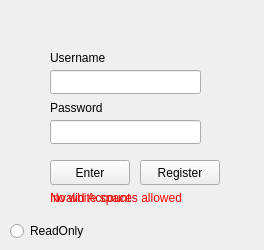
<?xml version="1.0" encoding="UTF-8"?>
<ui version="4.0">
 <class>LoginScreen</class>
 <widget class="QWidget" name="LoginScreen">
  <property name="geometry">
   <rect>
    <x>0</x>
    <y>0</y>
    <width>264</width>
    <height>250</height>
   </rect>
  </property>
  <property name="windowTitle">
   <string>Form</string>
  </property>
  <widget class="QLineEdit" name="lineEdit">
   <property name="geometry">
    <rect>
     <x>50</x>
     <y>70</y>
     <width>151</width>
     <height>24</height>
    </rect>
   </property>
  </widget>
  <widget class="QLineEdit" name="lineEdit_2">
   <property name="geometry">
    <rect>
     <x>50</x>
     <y>120</y>
     <width>151</width>
     <height>24</height>
    </rect>
   </property>
  </widget>
  <widget class="QLabel" name="label">
   <property name="geometry">
    <rect>
     <x>50</x>
     <y>50</y>
     <width>71</width>
     <height>16</height>
    </rect>
   </property>
   <property name="text">
    <string>Username</string>
   </property>
  </widget>
  <widget class="QLabel" name="label_2">
   <property name="geometry">
    <rect>
     <x>50</x>
     <y>100</y>
     <width>61</width>
     <height>16</height>
    </rect>
   </property>
   <property name="text">
    <string>Password</string>
   </property>
  </widget>
  <widget class="QPushButton" name="pushButton">
   <property name="geometry">
    <rect>
     <x>50</x>
     <y>160</y>
     <width>80</width>
     <height>25</height>
    </rect>
   </property>
   <property name="text">
    <string>Enter</string>
   </property>
  </widget>
  <widget class="QLabel" name="label_3">
   <property name="geometry">
    <rect>
     <x>50</x>
     <y>190</y>
     <width>91</width>
     <height>16</height>
    </rect>
   </property>
   <property name="acceptDrops">
    <bool>false</bool>
   </property>
   <property name="text">
    <string>&lt;html&gt;&lt;head/&gt;&lt;body&gt;&lt;p&gt;&lt;span style=&quot; color:#da0000;&quot;&gt;Invalid Account&lt;/span&gt;&lt;/p&gt;&lt;/body&gt;&lt;/html&gt;</string>
   </property>
  </widget>
  <widget class="QPushButton" name="pushButton_2">
   <property name="geometry">
    <rect>
     <x>140</x>
     <y>160</y>
     <width>80</width>
     <height>25</height>
    </rect>
   </property>
   <property name="text">
    <string>Register</string>
   </property>
  </widget>
  <widget class="QLabel" name="label_4">
   <property name="geometry">
    <rect>
     <x>50</x>
     <y>190</y>
     <width>151</width>
     <height>16</height>
    </rect>
   </property>
   <property name="text">
    <string>&lt;html&gt;&lt;head/&gt;&lt;body&gt;&lt;p&gt;&lt;span style=&quot; color:#ff0000;&quot;&gt;No white spaces allowed&lt;/span&gt;&lt;/p&gt;&lt;/body&gt;&lt;/html&gt;</string>
   </property>
  </widget>
  <widget class="QRadioButton" name="radioButton">
   <property name="geometry">
    <rect>
     <x>10</x>
     <y>220</y>
     <width>97</width>
     <height>22</height>
    </rect>
   </property>
   <property name="text">
    <string>ReadOnly</string>
   </property>
  </widget>
 </widget>
 <resources/>
 <connections/>
</ui>
